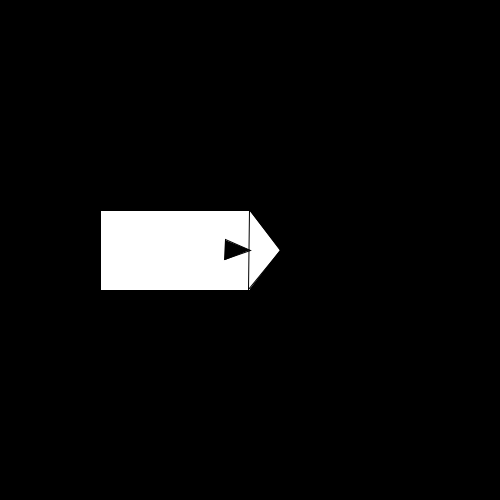
Frame 1 (no input)
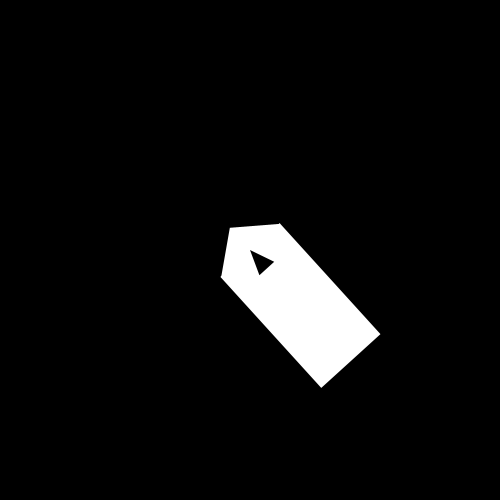
Frame 60 (the mouse pressed at the canvas centre just before this capture)
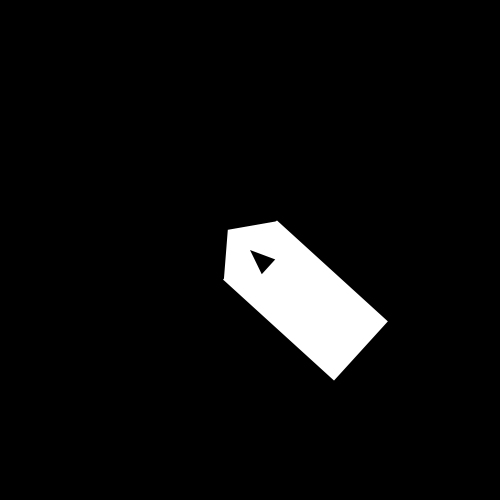
Frame 120 (the mouse held since frame 60 and released just before this capture)

The Processing sketch that drew these frames (run headless with seeded random() and noise(); from frame 60 on, the mouse is pressed at the canvas centre):

// Processing sketch: SwingingBell
// ── SwingingBell.pde
float theta = 0;

void setup() {
  size(500, 500);
}

void draw() {
  pushMatrix();
  translate(width/2, height/2);
  rotate(HALF_PI*cos(radians(theta)));
  background(0);
  fill(255);
  rect(-40, 0, 80, 150);
  triangle(-40, 1, 0, -30, 40, 1);
  fill(0);
  triangle(-10, 25, 0, 0, 10, 25);
  noStroke();
  theta+=2;
  popMatrix();
}
